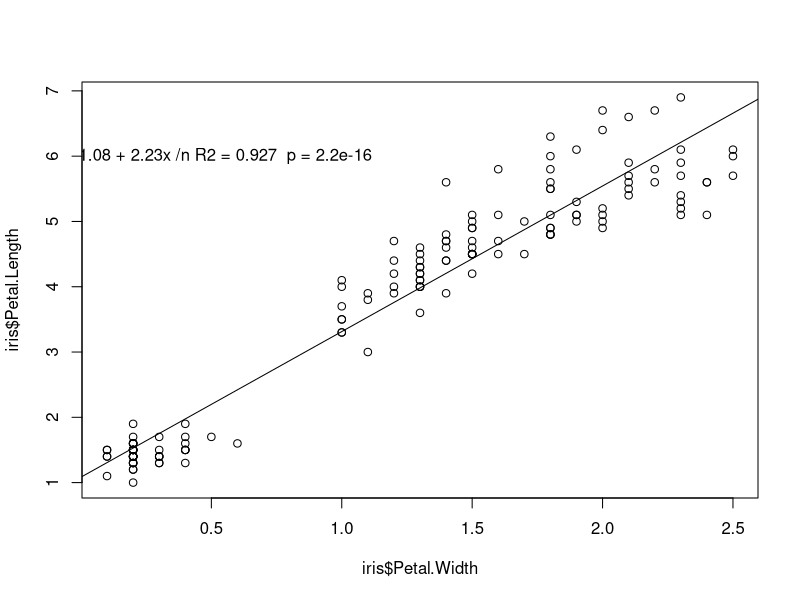
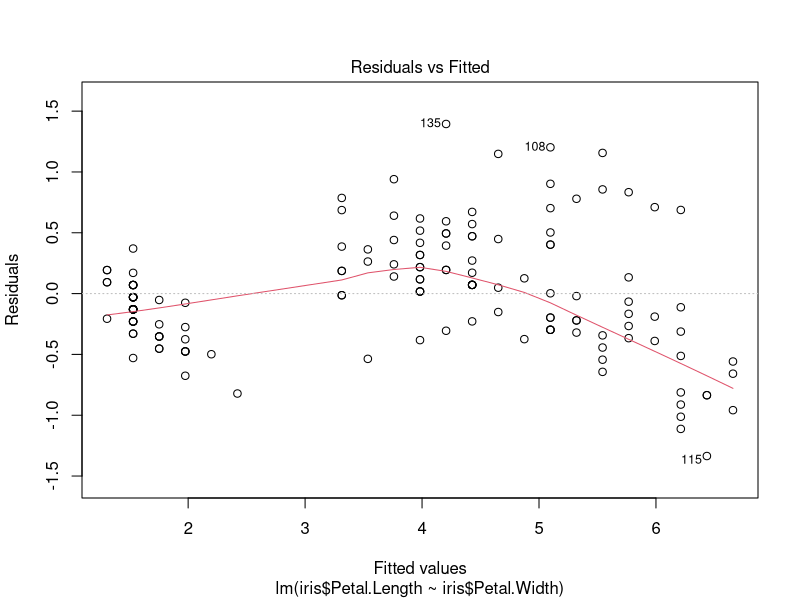
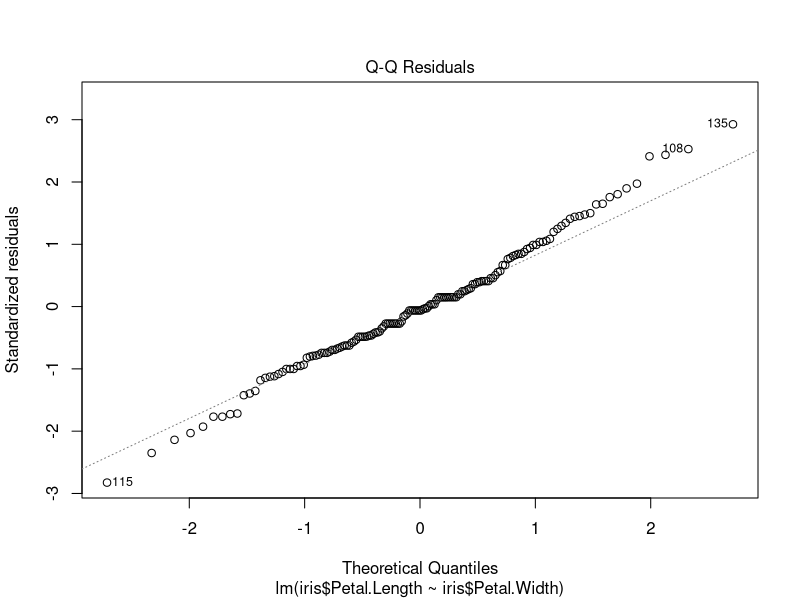
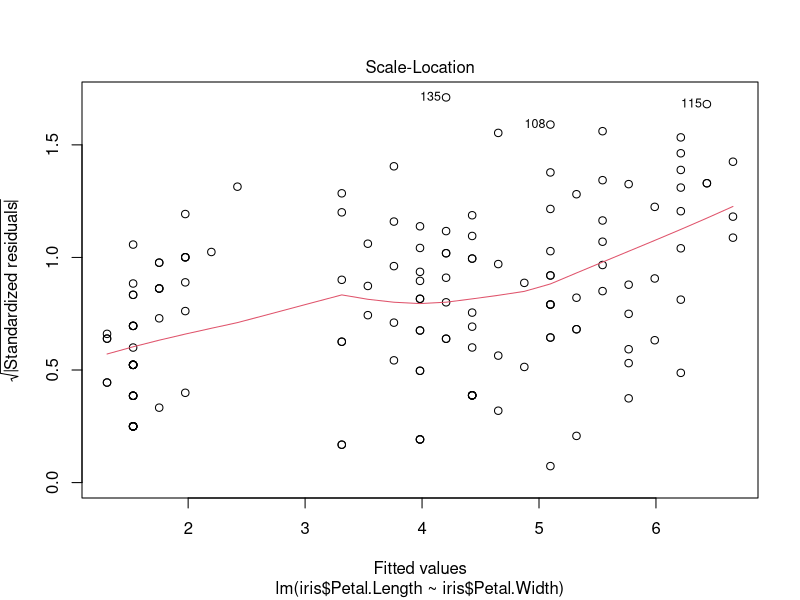
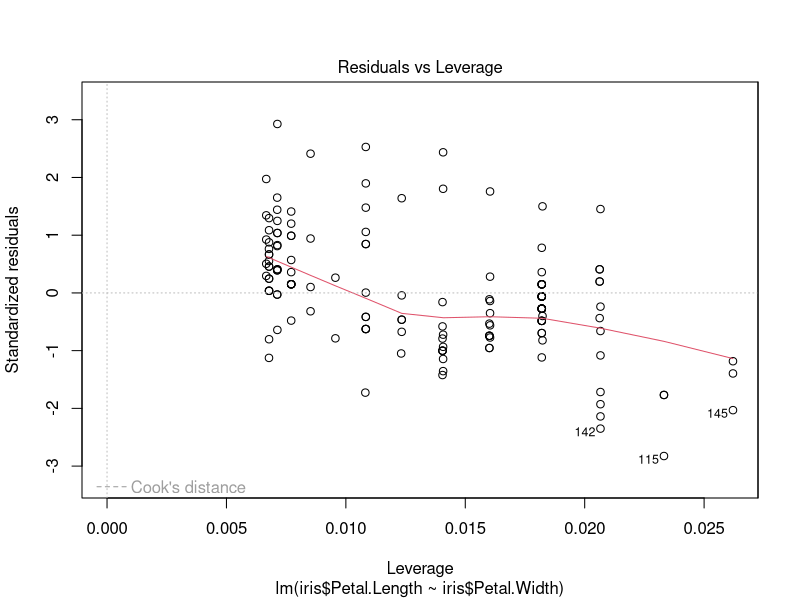
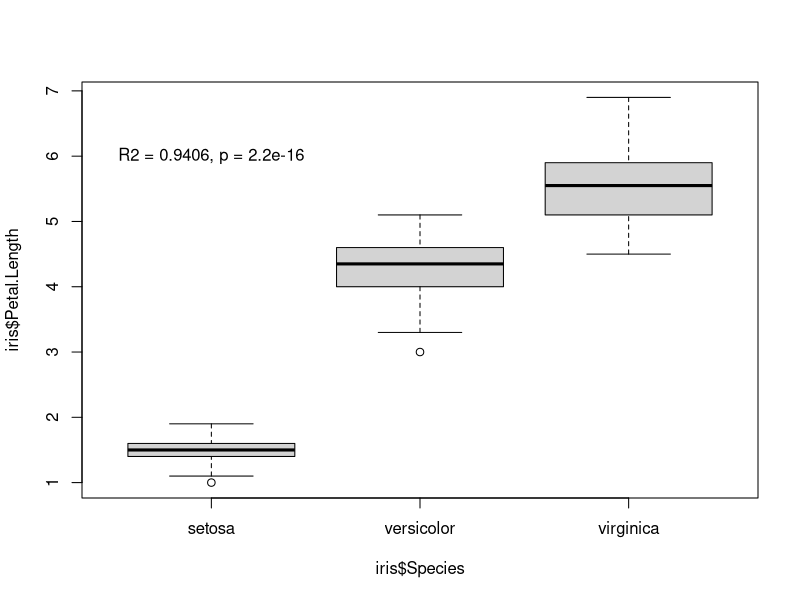
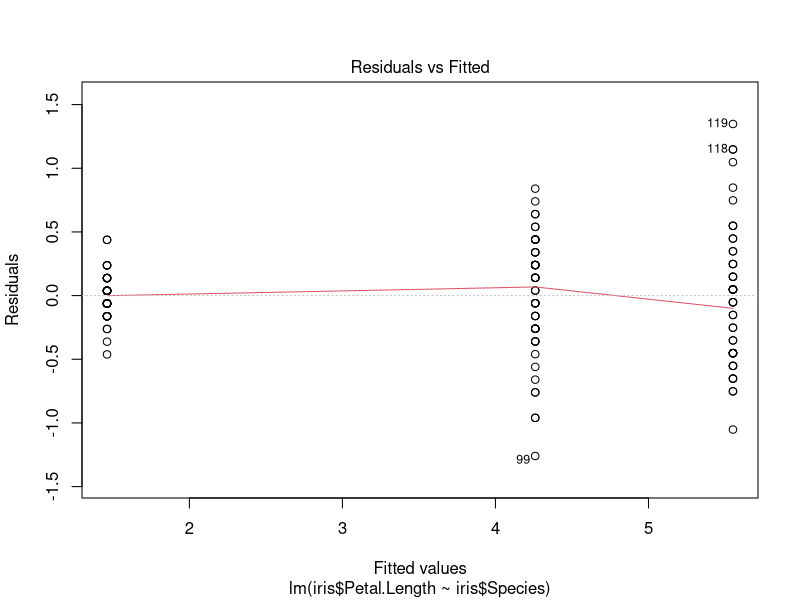
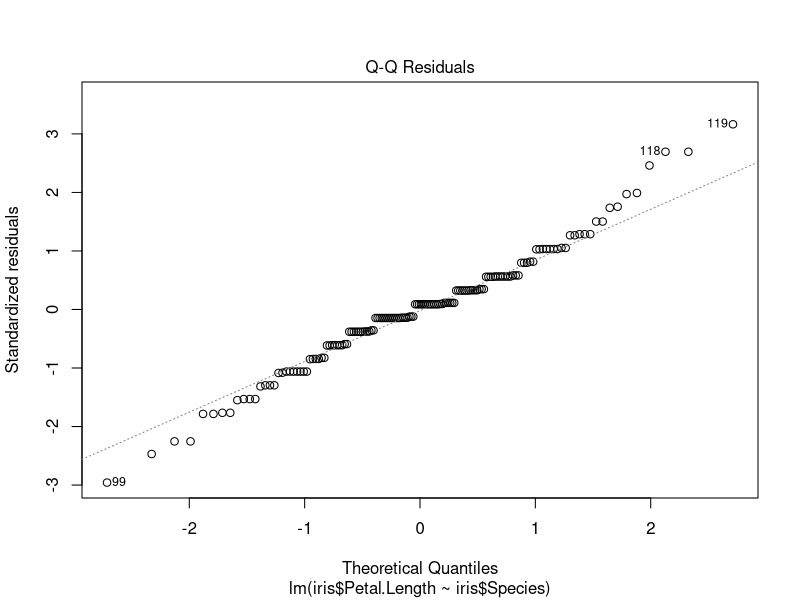

Here is the R script that generated these plots, in order:
#library
install.packages("car")

##Relationship between petal length and petal width
##Correlation -----
petal.cor <- cor(iris$Petal.Length, iris$Petal.Width)
#r = 0.96

##Regression
petal.lm <- lm(iris$Petal.Length ~ iris$Petal.Width)
petal.lm
#b0 = 1.08, b1 = 2.23
#For each milimeter in width, the length increases 2.23mm. 
#y=1.08+2.23x
summary(petal.lm)
#R2 = 0.927, p = 2*10-16 (prob. of having a horizontal line)

##Linear regression
plot(iris$Petal.Length ~ iris$Petal.Width, data = iris) #we can see homes
abline(petal.lm) #line
text(0.5, 6, "y = 1.08 + 2.23x /n R2 = 0.927  p = 2.2e-16")

#Residuals normality and homescedasticity
plot(petal.lm)
shapiro.test(petal.lm$residuals)
#Residuals seem normal
#p-value = 0.3753
#Normality assumption is middle due to p-value

##ANOVA
##For the anova we need a categorical independent value
##Effect of species on petal length
species.lm <- lm(iris$Petal.Length ~ iris$Species, data = iris)
species.lm

#The mean of versicolor is 2.798mm large than setosa (mean = 1.462mm)
#The mean of virginica is 4.09mm larger than setosa
summary(species.lm)
anova(species.lm)
#Differences are significant: p-value < 0.01
#Not all species have same petal length -> they vary

#Box plot
plot(iris$Petal.Length ~ iris$Species, data = iris)
text(1, 6, "R2 = 0.9406, p = 2.2e-16")

#Residuals normality and homescedasticity 
plot(species.lm)
shapiro.test(species.lm$residuals)
#P-value = 0.0367 
#if p-value > 0.05, then distribution is normal. Doubt it!
#Linear model to plot species vs. petal length 
#Post Hop test to see more 

#library
library(car)
## Homoscetasticity 
car::leveneTest(species.lm)
##Groups are not homoscedastic. Variances are different between groups
